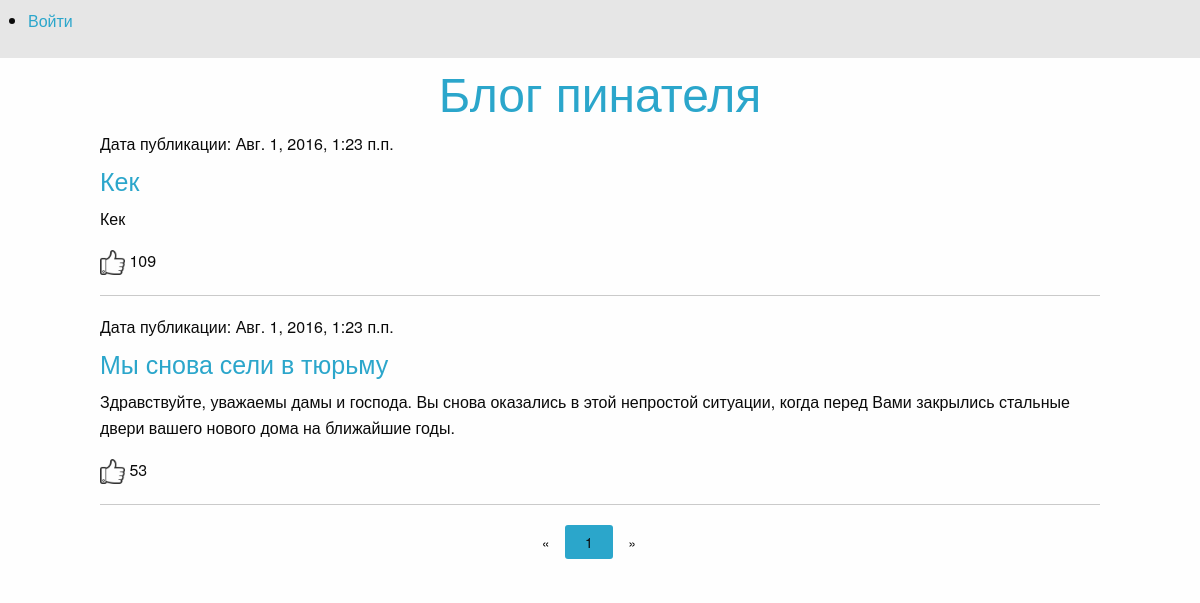
/articles/page/1/, run on an earlier commit of the app's database.
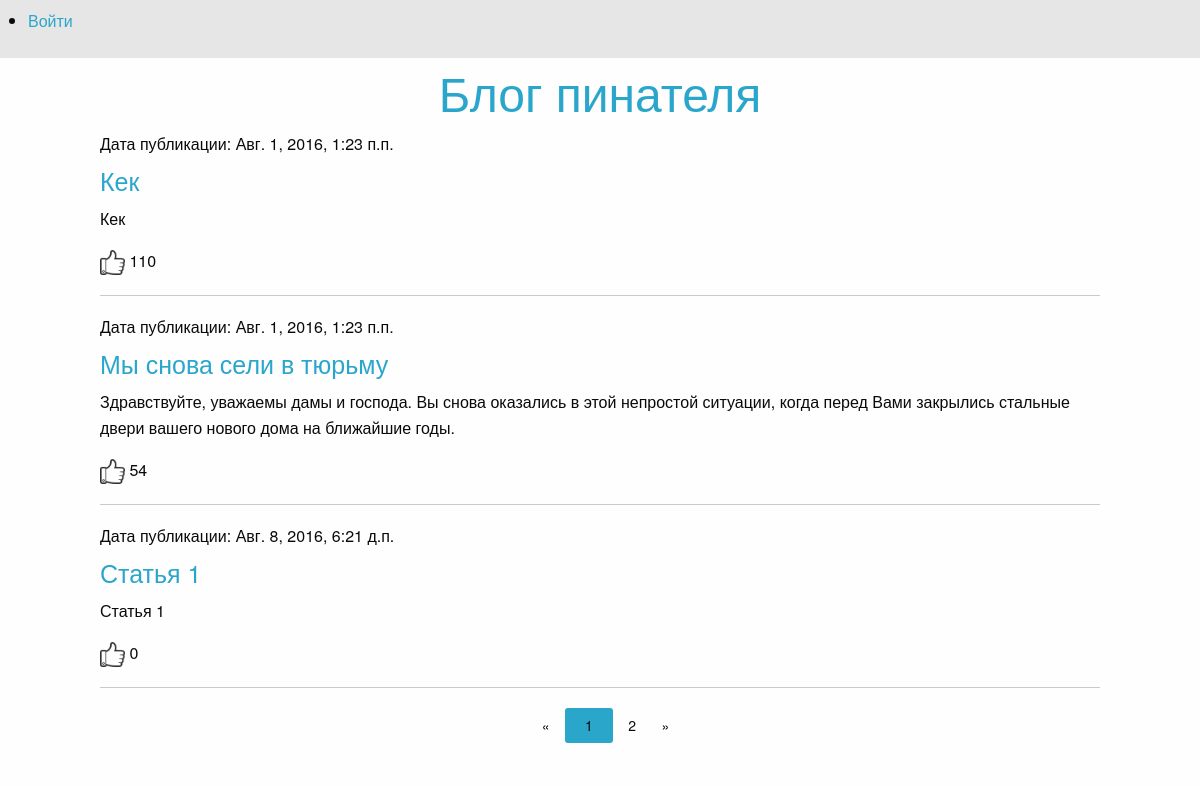
And on a later commit of the database.
### article/models.py (models this page shows)
class Article(models.Model):
    class Meta():
        db_table = 'article'
    article_title = models.CharField(max_length=200)
    article_text = models.TextField()
    article_date = models.DateTimeField()
    article_likes = models.IntegerField(default=0)

### article/views.py (the view)
# urls.py: url(r'^articles/page/(\d+)/$', articles),
def articles(request, page_number=1):
    all_articles = Article.objects.all()
    current_page = Paginator(all_articles, 3)
    print("Page article N  ", page_number)
    return render_to_response('articles.html',
                              {'articles': current_page.page(page_number), 'username': auth.get_user(request).username})

### article/templates/articles.html (shortened to what this page needs)
{% extends 'main.html' %}
{% load staticfiles %}
{% block articles %}
    {% for article in articles %}
        <h6>Дата публикации: {{ article.article_date }}</h6>
        <h4><a href="/articles/get/{{ article.id }}/1/">{{ article.article_title }}</a></h4>
        <p>{{ article.article_text }}</p>
        <p><a href="/articles/addlike/{{ article.id }}/"> <img src="{% static "like.png" %}" width="25px" height="25px"></a> {{ article.article_likes }}</p>
        <hr>
    {% endfor %}
</div>
<div class="row">
    <div class="large-3 large-offset-5 columns">
        <ul class="pagination">
            {% if articles.has_previous %}
                <li class="arrow"><a href="/articles/page/{{ articles.previous_page_number }}/">&laquo;</a> </li>
            {% else %}
                <li class="arrow unavailable"><a href="">&laquo;</a></li>
            {% endif %}
            {% for page in articles.paginator.page_range %}
                {% if page == articles.number %}
                    <li class="current"><a href="/articles/page/{{ page }}/">{{ page }}</a> </li>
                {% else %}
                    <li><a href="/articles/page/{{ page }}/">{{ page }}</a> </li>
                {% endif %}
            {% endfor %}
            {%  if articles.has_next %}
                <li class="arrow"><a href="/articles/page/{{ articles.next_page_number }}/">&raquo;</a> </li>
            {% else %}
                <li class="arrow unavailable"><a href="">&raquo;</a></li>
            {% endif %}
        </ul>
    </div>
</div>
{% endblock %}

### templates/main.html (shortened to what this page needs)
{% load staticfiles %}
<!DOCTYPE html>
<html lang="en">
<head>
    <link rel = "stylesheet" type="text/css" href="{% static "static/css/foundation.css" %}">
</head>
<body>
<div class="top-bar">
    <section class="top-bar-section">
        <ul class="right">
            {% if username %}
                <li><a href="/auth/logout/">Выйти({{ username }})</a> </li>
            {% else %}
                <li><a href="/auth/login/">Войти</a> </li>
            {% endif %}
        </ul>
    </section>
</div>
<h1 align="center"><font color="#dc143c"><a href="/articles/page/1/"> Блог пинателя</a></font></h1>
<div class="row">
{% block articles %}{% endblock %}
</body>
</html>

What changed in the data, as far as the page shows it:
changed Article "Кек": article_likes "109" → "110"
changed Article "Мы снова сели в тюрьму": article_likes "53" → "54"
added Article: article_date "Авг. 8, 2016, 6:21 д.п.", article_title "Статья 1", article_text "Статья 1", article_likes "0"
Also different on the page:
new list line: "2"
